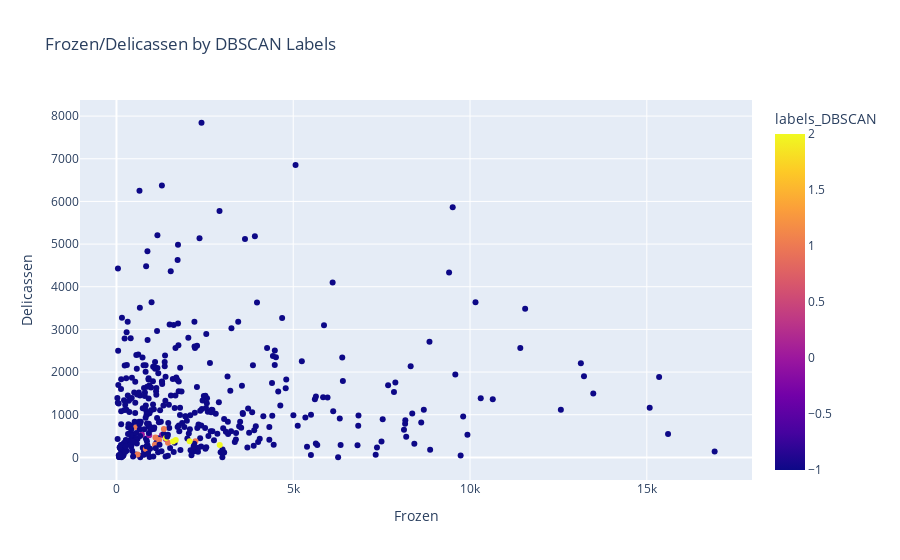

Source (notebook cell):
### Code cell
fig = px.scatter(customer, 
                 x="Frozen", 
                 y="Delicassen", 
                 color="labels_DBSCAN",
                 title='Frozen/Delicassen by DBSCAN Labels'
                )
fig.show()

### Figure 1 — Plotly figure (JSON) as saved in the notebook; plotly's stock layout.template omitted (floating-point values rounded to 4 significant figures; data arrays with more than 128 entries replaced by an {"elided": "..."} marker saying what was removed)
{"data": [{"hovertemplate": "Frozen=%{x}<br>Delicassen=%{y}<br>labels_DBSCAN=%{marker.color}<extra></extra>", "legendgroup": "", "marker": {"color": {"elided": "414 int values"}, "coloraxis": "coloraxis", "symbol": "circle"}, "mode": "markers", "name": "", "orientation": "v", "showlegend": false, "type": "scatter", "x": {"elided": "414 int values"}, "xaxis": "x", "y": {"elided": "414 int values"}, "yaxis": "y"}], "layout": {"coloraxis": {"colorbar": {"title": {"text": "labels_DBSCAN"}}, "colorscale": [[0, "#0d0887"], [0.1111, "#46039f"], [0.2222, "#7201a8"], [0.3333, "#9c179e"], [0.4444, "#bd3786"], [0.5556, "#d8576b"], [0.6667, "#ed7953"], [0.7778, "#fb9f3a"], [0.8889, "#fdca26"], [1, "#f0f921"]]}, "legend": {"tracegroupgap": 0}, "title": {"text": "Frozen/Delicassen by DBSCAN Labels"}, "xaxis": {"anchor": "y", "domain": [0, 1], "title": {"text": "Frozen"}}, "yaxis": {"anchor": "x", "domain": [0, 1], "title": {"text": "Delicassen"}}}}
